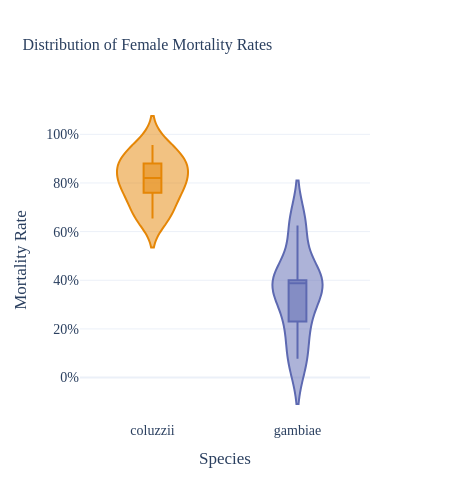

The code cell stored with this chart in its notebook:
### Code cell
def create_violinplot(width=PLOT_WIDTH, height=PLOT_HEIGHT, transparent_bg=False):
    fig = px.violin(
        df_clean,
        x="species",
        y="mort_females",
        color="species",
        color_discrete_map=TAXON_COLORS,
        box=True,
        # points='all',
        title="Distribution of Female Mortality Rates",
        labels={"mort_females": "Mortality Rate", "species": "Species"},
    )

    fig.update_layout(
        width=width,
        height=height,
        template="plotly_white",
        yaxis_tickformat=".0%",
        showlegend=False,
        font=dict(size=FONT_SIZE, family=FONT_FAMILY),
        title_font=dict(size=TITLE_FONT_SIZE, family=FONT_FAMILY),
    )

    if transparent_bg:
        fig.update_layout(paper_bgcolor="rgba(0,0,0,0)", plot_bgcolor="rgba(0,0,0,0)")

    return fig


def save_plot(fig, filename="violin_plot.png", scale=2):
    fig.write_image(filename, scale=scale)


violin_fig = create_violinplot(transparent_bg=True)
violin_fig.show()

# To save the image
save_plot(violin_fig, filename="bioassay_violin_plot.png", scale=3)

### Figure 1 — Plotly figure (JSON) as saved in the notebook; plotly's stock layout.template omitted (floating-point values rounded to 4 significant figures)
{"data": [{"alignmentgroup": "True", "box": {"visible": true}, "hovertemplate": "Species=%{x}<br>Mortality Rate=%{y}<extra></extra>", "legendgroup": "coluzzii", "marker": {"color": "#e58606"}, "name": "coluzzii", "offsetgroup": "coluzzii", "orientation": "v", "scalegroup": "True", "showlegend": true, "type": "violin", "x": ["coluzzii", "coluzzii", "coluzzii", "coluzzii", "coluzzii", "coluzzii", "coluzzii", "coluzzii", "coluzzii", "coluzzii"], "x0": " ", "xaxis": "x", "y": [0.68, 0.8261, 0.76, 0.6538, 0.8148, 0.88, 0.9565, 0.76, 0.9167, 0.875], "y0": " ", "yaxis": "y"}, {"alignmentgroup": "True", "box": {"visible": true}, "hovertemplate": "Species=%{x}<br>Mortality Rate=%{y}<extra></extra>", "legendgroup": "gambiae", "marker": {"color": "#5d69b1"}, "name": "gambiae", "offsetgroup": "gambiae", "orientation": "v", "scalegroup": "True", "showlegend": true, "type": "violin", "x": ["gambiae", "gambiae", "gambiae", "gambiae", "gambiae", "gambiae"], "x0": " ", "xaxis": "x", "y": [0.07692, 0.4, 0.3846, 0.625, 0.2308, 0.3913], "y0": " ", "yaxis": "y"}], "layout": {"font": {"family": "Fira Sans", "size": 14}, "height": 500, "legend": {"title": {"text": "Species"}, "tracegroupgap": 0}, "paper_bgcolor": "rgba(0,0,0,0)", "plot_bgcolor": "rgba(0,0,0,0)", "showlegend": false, "title": {"font": {"family": "Fira Sans", "size": 16}, "text": "Distribution of Female Mortality Rates"}, "violinmode": "overlay", "width": 450, "xaxis": {"anchor": "y", "categoryarray": ["coluzzii", "gambiae"], "categoryorder": "array", "domain": [0, 1], "title": {"text": "Species"}}, "yaxis": {"anchor": "x", "domain": [0, 1], "tickformat": ".0%", "title": {"text": "Mortality Rate"}}}}
